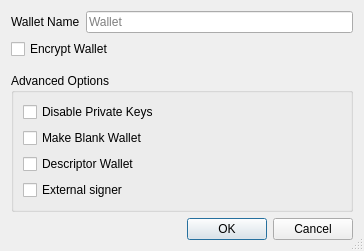
<?xml version="1.0" encoding="UTF-8"?>
<ui version="4.0">
 <class>CreateWalletDialog</class>
 <widget class="QDialog" name="CreateWalletDialog">
  <property name="geometry">
   <rect>
    <x>0</x>
    <y>0</y>
    <width>364</width>
    <height>249</height>
   </rect>
  </property>
  <property name="windowTitle">
   <string>Create Wallet</string>
  </property>
  <property name="sizeGripEnabled">
   <bool>true</bool>
  </property>
  <layout class="QVBoxLayout" name="verticalLayout">
   <item>
    <layout class="QHBoxLayout" name="horizontalLayout">
     <item>
      <widget class="QLabel" name="wallet_name_label">
       <property name="text">
        <string>Wallet Name</string>
       </property>
      </widget>
     </item>
     <item>
      <widget class="QLineEdit" name="wallet_name_line_edit">
       <property name="minimumSize">
        <size>
         <width>262</width>
         <height>0</height>
        </size>
       </property>
       <property name="placeholderText">
        <string>Wallet</string>
       </property>
      </widget>
     </item>
    </layout>
   </item>
   <item>
    <widget class="QCheckBox" name="encrypt_wallet_checkbox">
     <property name="toolTip">
      <string>Encrypt the wallet. The wallet will be encrypted with a passphrase of your choice.</string>
     </property>
     <property name="text">
      <string>Encrypt Wallet</string>
     </property>
     <property name="checked">
      <bool>false</bool>
     </property>
    </widget>
   </item>
   <item>
    <spacer name="verticalSpacer_1">
     <property name="orientation">
      <enum>Qt::Vertical</enum>
     </property>
     <property name="sizeType">
      <enum>QSizePolicy::Fixed</enum>
     </property>
     <property name="sizeHint" stdset="0">
      <size>
       <width>20</width>
       <height>8</height>
      </size>
     </property>
    </spacer>
   </item>
   <item>
    <widget class="QGroupBox" name="groupBox">
     <property name="title">
      <string>Advanced Options</string>
     </property>
     <layout class="QVBoxLayout" name="verticalLayout_groupbox">
      <item>
       <widget class="QCheckBox" name="disable_privkeys_checkbox">
        <property name="enabled">
         <bool>true</bool>
        </property>
        <property name="toolTip">
         <string>Disable private keys for this wallet. Wallets with private keys disabled will have no private keys and cannot have an HD seed or imported private keys. This is ideal for watch-only wallets.</string>
        </property>
        <property name="text">
         <string>Disable Private Keys</string>
        </property>
       </widget>
      </item>
      <item>
       <widget class="QCheckBox" name="blank_wallet_checkbox">
        <property name="toolTip">
         <string>Make a blank wallet. Blank wallets do not initially have private keys or scripts. Private keys and addresses can be imported, or an HD seed can be set, at a later time.</string>
        </property>
        <property name="text">
         <string>Make Blank Wallet</string>
        </property>
       </widget>
      </item>
      <item>
       <widget class="QCheckBox" name="descriptor_checkbox">
        <property name="toolTip">
         <string>Use descriptors for scriptPubKey management</string>
        </property>
        <property name="text">
         <string>Descriptor Wallet</string>
        </property>
        <property name="checked">
         <bool>false</bool>
        </property>
       </widget>
      </item>
      <item>
       <widget class="QCheckBox" name="external_signer_checkbox">
        <property name="toolTip">
         <string>Use an external signing device such as a hardware wallet. Configure the external signer script in wallet preferences first.</string>
        </property>
        <property name="text">
         <string>External signer</string>
        </property>
       </widget>
      </item>
     </layout>
    </widget>
   </item>
   <item>
    <spacer name="verticalSpacer_2">
     <property name="orientation">
      <enum>Qt::Vertical</enum>
     </property>
     <property name="sizeHint" stdset="0">
      <size>
       <width>20</width>
       <height>0</height>
      </size>
     </property>
    </spacer>
   </item>
   <item>
    <widget class="QDialogButtonBox" name="buttonBox">
     <property name="orientation">
      <enum>Qt::Horizontal</enum>
     </property>
     <property name="standardButtons">
      <set>QDialogButtonBox::Cancel|QDialogButtonBox::Ok</set>
     </property>
    </widget>
   </item>
  </layout>
 </widget>
 <tabstops>
  <tabstop>wallet_name_line_edit</tabstop>
  <tabstop>encrypt_wallet_checkbox</tabstop>
  <tabstop>disable_privkeys_checkbox</tabstop>
  <tabstop>blank_wallet_checkbox</tabstop>
  <tabstop>descriptor_checkbox</tabstop>
  <tabstop>external_signer_checkbox</tabstop>
 </tabstops>
 <resources/>
 <connections>
  <connection>
   <sender>buttonBox</sender>
   <signal>accepted()</signal>
   <receiver>CreateWalletDialog</receiver>
   <slot>accept()</slot>
   <hints>
    <hint type="sourcelabel">
     <x>248</x>
     <y>254</y>
    </hint>
    <hint type="destinationlabel">
     <x>157</x>
     <y>274</y>
    </hint>
   </hints>
  </connection>
  <connection>
   <sender>buttonBox</sender>
   <signal>rejected()</signal>
   <receiver>CreateWalletDialog</receiver>
   <slot>reject()</slot>
   <hints>
    <hint type="sourcelabel">
     <x>316</x>
     <y>260</y>
    </hint>
    <hint type="destinationlabel">
     <x>286</x>
     <y>274</y>
    </hint>
   </hints>
  </connection>
 </connections>
</ui>
